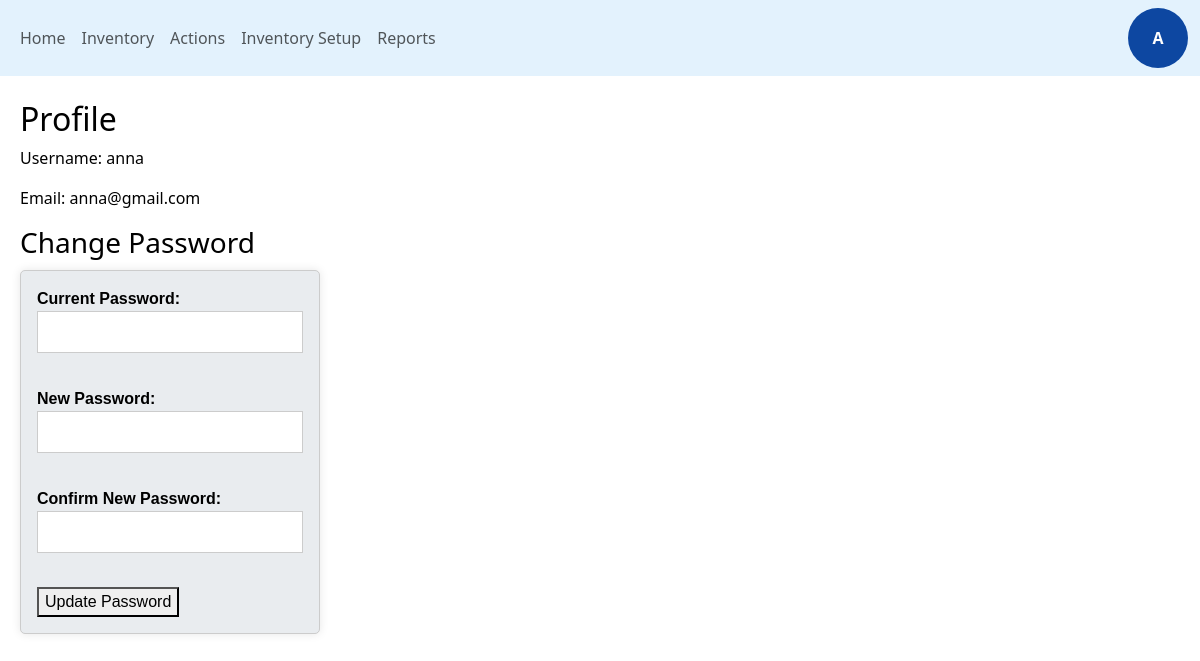
The app's page /profile (signed in) with its own data.
### tables this page shows
CREATE TABLE user (
    id INTEGER PRIMARY KEY AUTOINCREMENT,
    username TEXT NOT NULL UNIQUE,
    email TEXT NOT NULL UNIQUE,
    password_hash TEXT NOT NULL
);

### app/routes.py (the view, shortened to what this page needs)
@main.route('/profile', methods=['GET', 'POST'])
@login_required
def profile():
    import os
    db_path = os.path.join(current_app.instance_path, 'inventory.db')
    return render_template('profile.html')

### app/routes.py (called while the page is built)
@login_manager.user_loader
def load_user(user_id):
    result = db.session.execute(
        text("SELECT id, username, email, password_hash FROM user WHERE id = :id"),
        {"id": user_id}
    ).fetchone()
    if result:
        return User(result.id, result.username, result.email, result.password_hash)
    return None

### app/templates/profile.html
{% extends "base.html" %}
{% block content %}
<h2>Profile</h2>
<p>Username: {{ current_user.username }}</p>
<p>Email: {{ current_user.email }}</p>
<h3>Change Password</h3>
<form method="post" class="change-password-form">
    <div>
        <label>Current Password:</label>
        <input type="password" name="current_password" required>
    </div>
    <br />
    <div>
        <label>New Password:</label>
        <input type="password" name="new_password" required>
    </div>
    <br />
    <div>
        <label>Confirm New Password:</label>
        <input type="password" name="confirm_password" required>
    </div>
    <br />
    <button type="submit">Update Password</button>
</form>
{% endblock %}

### app/templates/base.html (shortened to what this page needs)
<!DOCTYPE html>
<html lang="en">
<head>
    <link rel="stylesheet" href="{{ url_for('static', filename='styles.css') }}">
    <link href="https://cdn.jsdelivr.net/npm/bootstrap@5.3.2/dist/css/bootstrap.min.css" rel="stylesheet">
    <link rel="stylesheet" href="https://cdn.datatables.net/1.13.6/css/jquery.dataTables.min.css">
    <link href="https://cdn.jsdelivr.net/npm/bootstrap-icons@1.11.3/font/bootstrap-icons.css" rel="stylesheet">
</head>
<body>
    <nav class="navbar navbar-expand-lg">
        <div class="container-fluid">
            <div class="collapse navbar-collapse">
                <ul class="navbar-nav me-auto mb-2 mb-lg-0">
                    <li class="nav-item">
                        <a class="nav-link {% if request.path == url_for('main.home') %}active{% endif %}"
                        href="{{ url_for('main.home') }}">Home</a>
                    </li>
                    <li class="nav-item">
                        <a class="nav-link {% if request.path == url_for('main.inventory') %}active{% endif %}"
                        href="{{ url_for('main.inventory') }}">Inventory</a>
                    </li>
                    <li class="nav-item">
                        <a class="nav-link {% if request.path == url_for('main.action') %}active{% endif %}"
                        href="{{ url_for('main.action') }}">Actions</a>
                    </li>
                    <li class="nav-item">
                        <a class="nav-link {% if request.path == url_for('main.inventory_setup') %}active{% endif %}"
                        href="{{ url_for('main.inventory_setup') }}">Inventory Setup</a>
                    </li>
                    <li class="nav-item">
                        <a class="nav-link {% if request.path == url_for('main.reports') %}active{% endif %}"
                        href="{{ url_for('main.reports') }}">Reports</a>
                    </li>
                </ul>
            </div>
                {% if current_user.is_authenticated %}
                <div class="user-menu">
                    <div class="user-initials" onclick="toggleDropdown()">
                        {{ current_user.username[0]|upper }}
                    </div>
                </div>
                {% endif %}
            </div>
    </nav>
    <div class="mt-4" style="text-align: left; padding: 0 20px;">
        {% block content %}{% endblock %}
    </div>
</body>
</html>

### app/static/styles.css (style rules this page uses)
body.light-theme .navbar { background-color: #e3f2fd; }
form { background-color: #f5f5f5; padding: 20px; border-radius: 10px; max-width: 1900px; margin-left: 20px; box-shadow: 0 0 10px rgba(0,0,0,0.1); font-family: Arial, sans-serif; }
label { min-width: 130px; font-weight: bold; }
.user-menu { position: relative; display: inline-block; }
.user-initials { width: 60px; height: 60px; border-radius: 50%; background-color: #0d47a1; display: flex; align-items: center; justify-content: center; font-weight: bold; cursor: pointer; }
body.light-theme .user-initials { color: #fff; }
body.light-theme { background-color: #fff; color: #000; }
body.light-theme form { background-color: #e9ecef; color: #000; border: 1px solid #ccc; padding: 1rem; border-radius: 5px; }
body.light-theme .form-control, body.light-theme input, body.light-theme select, body.light-theme textarea { background-color: #fff; color: #000; border: 1px solid #ccc; }
body.light-theme input::placeholder, body.light-theme textarea::placeholder { color: #888; }
body.light-theme label { color: #000; }
.change-password-form { width: 300px; margin-left: 0; margin-top: 10px; padding: 15px; border: 1px solid #ccc; border-radius: 5px; background-color: #f9f9f9; }
.change-password-form div { margin-bottom: 10px; }
.change-password-form input { width: 100%; padding: 8px; box-sizing: border-box; }

### records on screen
user: username "A", username "anna", email "anna@gmail.com"
